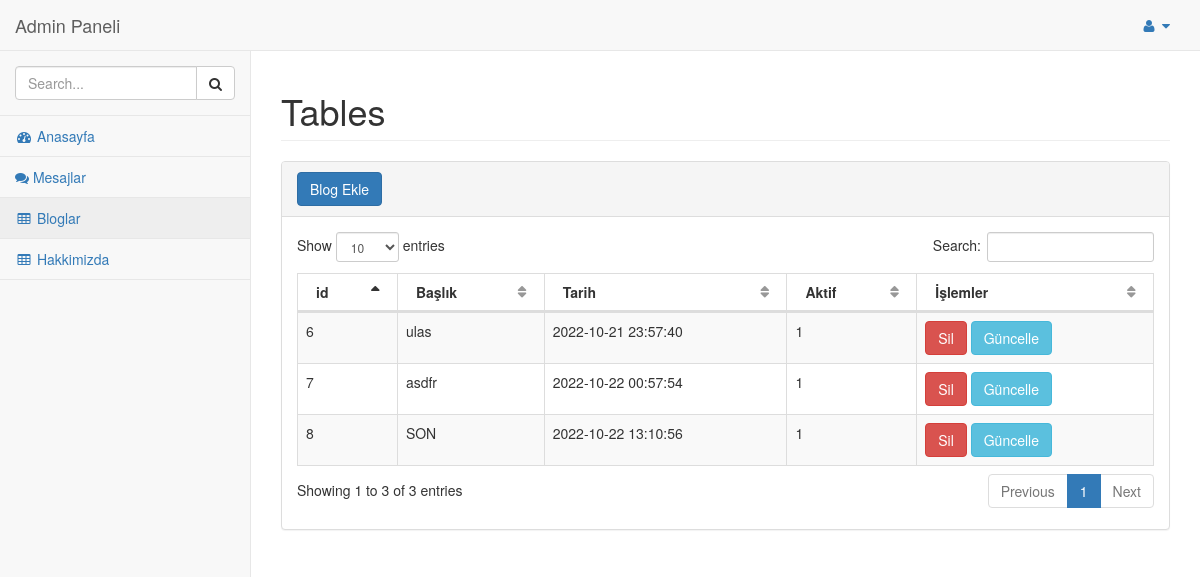
The app's page /admin/pages/blog.php (signed in) with its own data.
### tables this page shows
CREATE TABLE `blog` (
  `id` int(11) NOT NULL,
  `baslik` varchar(100) NOT NULL,
  `alt_baslik` varchar(255) NOT NULL,
  `aciklama` text NOT NULL,
  `tarih` datetime NOT NULL DEFAULT current_timestamp(),
  `aktif` int(1) NOT NULL DEFAULT 0
);

### admin/pages/blog.php (the view, shortened to what this page needs)
<?php
    require_once "function.php";
    $sql = "SELECT * FROM `blog`";
    $listele = $dbh->prepare($sql);
    $listele->execute();
?>
<!DOCTYPE html>
<html lang="en">
<head>
    <?php require_once "header.php"; ?>
</head>
<body>
    <div id="wrapper">
        <?php require_once "inc-menu.php"; ?>
        <div id="page-wrapper">
            <div class="row">
                <div class="col-lg-12">
                    <h1 class="page-header">Tables</h1>
                </div>
            </div>
            <div class="row">
                <div class="col-lg-12">
                    <div class="panel panel-default">
                        <div class="panel-heading">
                            <a href="blog_ekle.php" class="btn btn-primary">Blog Ekle</a>
                        </div>
                        <div class="panel-body">
                            <div class="dataTable_wrapper">
                                <table width="100%" class="table table-striped table-bordered table-hover" id="dataTables-example">
                                    <thead>
                                        <tr>
                                            <th>id</th>
                                            <th>Başlık</th>
                                            <th>Tarih</th>
                                            <th>Aktif</th>
                                            <th>İşlemler</th>
                                        </tr>
                                    </thead>
                                    <tbody>
                                        <?php foreach ($listele as $veri) { ?>
                                        <tr class="odd gradeX">
                                            <td><?=$veri['id']?></td>
                                            <td><?=$veri['baslik']?></td>
                                            <td><?=$veri['tarih']?></td>
                                            <td><?=$veri['aktif']?></td>
                                            <td class="center">
                                                <a href="sil.php?id=<?=$veri['id']?>" class="btn btn-danger">Sil</a>
                                                <a href="guncelle.php?id=<?=$veri['id']?>" class="btn btn-info">Güncelle</a>
                                            </td>
                                        </tr>
                                        <?php } ?>
                                    </tbody>
                                </table>
                            </div>
                        </div>
                    </div>
                </div>
            </div>
        </div>
    </div>
</body>
</html>

### records on screen
blog: id "6", baslik "ulas", tarih "2022-10-21 23:57:40", aktif "1"
blog: id "7", baslik "asdfr", tarih "2022-10-22 00:57:54", aktif "1"
blog: id "8", baslik "SON", tarih "2022-10-22 13:10:56", aktif "1"
